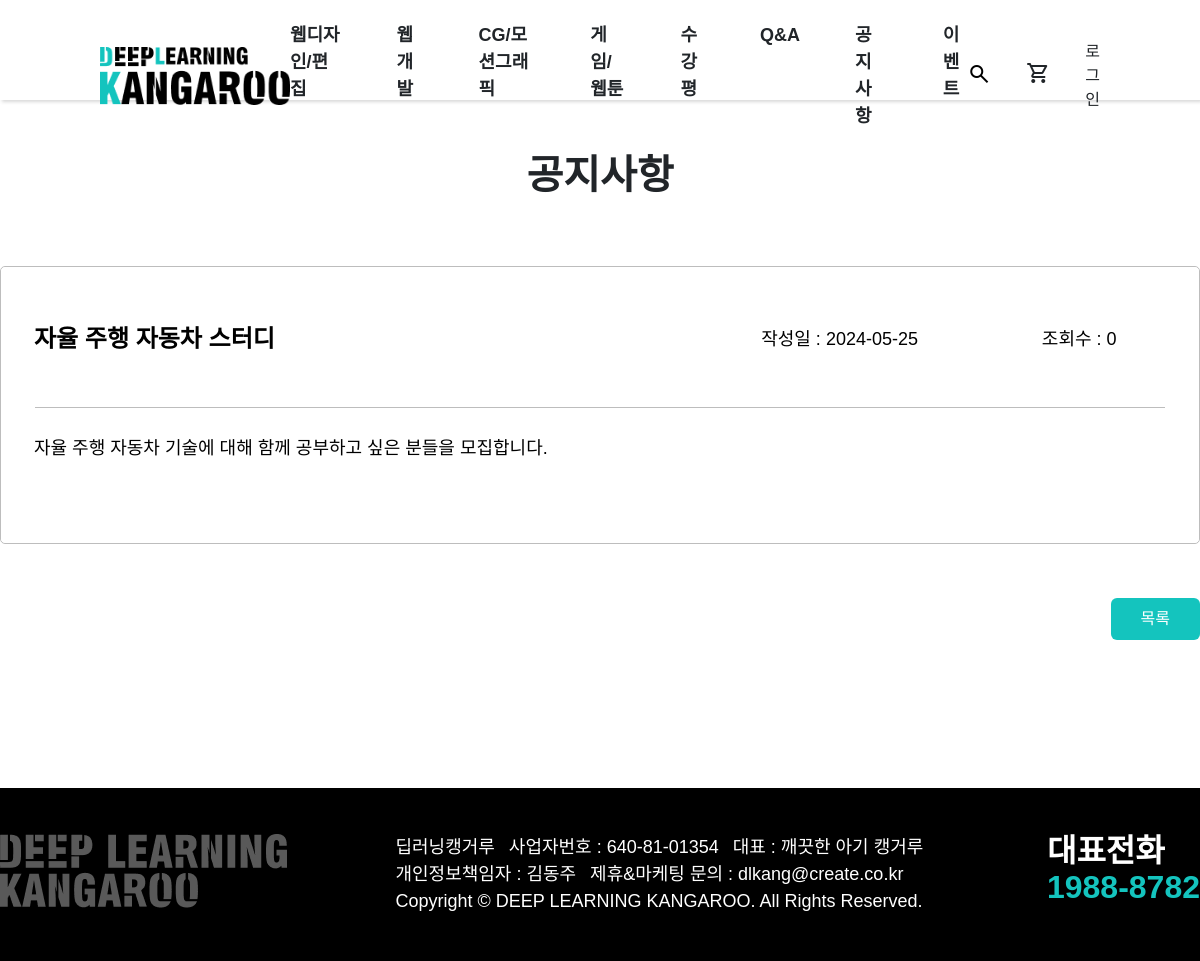
The page /user/u_notice_view.php?idx=23 on the database its author committed.
### tables this page shows
CREATE TABLE `product_category` (
  `cid` int(11) NOT NULL,
  `code` varchar(10) NOT NULL,
  `pcode` varchar(10) NOT NULL,
  `name` varchar(100) NOT NULL,
  `step` tinyint(4) NOT NULL
);

CREATE TABLE `notice_board` (
  `idx` int(11) NOT NULL,
  `title` varchar(100) NOT NULL,
  `contents` text DEFAULT NULL,
  `date` date NOT NULL,
  `hit` int(11) DEFAULT NULL
);

### user/u_notice_view.php (the view, shortened to what this page needs)
<?php
$css1 = ' <link rel="stylesheet" href="./css/u_notice_qna.css">';
include_once $_SERVER['DOCUMENT_ROOT'] . '/clean_kangaroo/admin/dbcon.php';
include_once $_SERVER['DOCUMENT_ROOT'] . '/clean_kangaroo/user/u_header.php';
$idx = $_GET['idx'];
$sql = "SELECT * FROM notice_board WHERE idx={$idx}";
$result = $mysqli->query($sql);
$row = $result->fetch_object();
?>
<main class="u_body">
  <div class="wrapper usergrid">
    <h3 class="h3 view">공지사항</h3>
    <table class="u_notice table view body3">
      <thead class="notice_viewhead">
        <tr>
          <th colspan="3" scope="col"><?= $row->title; ?></th>
          <th class="body3" scope="col">작성일 : <?= $row->date; ?></th>
          <th class="body3" scope="col">조회수 : <?= $row->hit; ?></th>
        </tr>
      </thead>
      <tbody class="notice_viewd body3">
        <tr>
          <td colspan="5" scope="col">
            <?= $row->contents; ?>
          </td>
        </tr>
      </tbody>
    </table>
    <table>
      <tbody>
        <tr>
          <td class="listbtn df" colspan="5" scope="col"><a href="javascript:history.back();" class="primary_btn list">목록</a></td>
        </tr>
      </tbody>
    </table>
  </div>
</main>
<?php
include_once $_SERVER['DOCUMENT_ROOT'] . '/clean_kangaroo/user/footer.php';
?>

### user/u_header.php (shortened to what this page needs)
<?php
include_once $_SERVER['DOCUMENT_ROOT'] . '/clean_kangaroo/admin/dbcon.php';
$step1sql = "SELECT * from product_category where step=1 " ;
$step1result = $mysqli->query($step1sql);
while ($step1rs = $step1result->fetch_object()) {
  $cate1Arr[] = $step1rs;
}
?>
<!DOCTYPE html>
<html lang="en">
<head>
  <link href="https://cdn.jsdelivr.net/gh/sun-typeface/SUIT/fonts/static/woff2/SUIT.css" rel="stylesheet">
  <link href="https://cdn.jsdelivr.net/npm/bootstrap@5.3.3/dist/css/bootstrap.min.css" rel="stylesheet">
  <link rel="stylesheet" href="//code.jquery.com/ui/1.13.2/themes/base/jquery-ui.css">
  <link rel="stylesheet" href="/clean_kangaroo/css/common.css">
  <link rel="stylesheet" href="/clean_kangaroo/user/css/u_common.css">
  <?= $css1 ?? '' ?>
</head>
<body class="u_body">
  <header id="u_header">
    <div class="header_container df aic">
      <h1 class="u_logo">
        <a href="index.php">
          <img src="/clean_kangaroo/images/admin_header_logo.png" alt="">
        </a>
      </h1>
      <nav class="u_gnb_wrap">
        <ul class="u_gnb df">
          <?php
            if(isset($cate1Arr)){
              foreach($cate1Arr as $cate1){
          ?>
            <li><a href="/clean_kangaroo/user/u_lecture_list.php?pcode=<?= $cate1->code ?>&name=<?= $cate1->name ?>" class="body3b"><?= $cate1->name ?></a></li>
          <?php
              }
            }
          ?>
          <li><a href="u_review_list.php" class="body3b">수강평</a></li>
          <li><a href="u_qna_list.php" class="body3b">Q&A</a></li>
          <li><a href="u_notice_list.php" class="body3b">공지사항</a></li>
          <li><a href="u_event_list.php" class="body3b">이벤트</a></li>
        </ul>
      </nav>
      <div class="util_wrap df aic">
        <button class="u_search"><span class="material-symbols-outlined">search</span></button>
        <a href="cart.php" class="cart">
          <span class="material-symbols-outlined">shopping_cart</span>
        </a>
        <?php
          if (!isset($_SESSION['UID'])) {
        ?>
            <a href="/clean_kangaroo/user/u_login.php">로그인</a>
        <?php
          } else {
        ?>
            <a href="/clean_kangaroo/user/mypage_lecture.php"><?=$_SESSION['UNAME']?>님</a>
        <?php
              }
          ?>
      </div>
    </div>
  </header>

### css/common.css (style rules this page uses)
:root { --font-size: 16px; --font-bold:700; --black: #000; --white: #fff; --body-l:calc(var(--font-size) + 6px); --body-sl:calc(var(--font-size) + 4px); --body-m:calc(var(--font-size) + 2px); --body-s:calc(var(--font-size) - 2px); }
body { --C-primary: #14C4BE; --C-secondary: #FF861E; --C-black: #000; --C-white: #fff; --C-hover: #0E8A85; --C-active: #5AD6D1; --C-disable: #BDBDBD; --C-gray: #333; }
body { font-family: 'SUIT', sans-serif; padding-left: 300px; padding-top: 180px; overflow-x: hidden; }
.u_body { padding: 0; }
.usergrid { width: 1200px; margin: 0 auto; overflow: hidden; }
.df { display: flex; }
.aic { align-items: center; }
h1 { font-size: 50px; font-weight: bold; font-family: 'SUIT', sans-serif; font-size: var(--font-size); line-height: 1.4; font-weight: 400; }
.h1, .h2, .h3, .h4 { line-height: 1.1; }
.h1, .h2, .h3, .h4, .body1b, .body2b, .body3b, .body4b, .body5b { font-weight: var(--font-bold); }
.h3 { font-size: 40px; }
.body3b { font-size: var(--body-m); }
.body3 { font-size: var(--body-m); }
.primary_btn { display: inline-block; background: var(--C-primary); border-radius: 6px; text-align: center; line-height: 22.4px; font-size: 16px; color: #fff; padding: 10px 30px; text-transform: capitalize; font-family: 'SUIT', sans-serif; cursor: pointer; transition: 0.2s; }
#u_header { height: 100px; padding: 22px 100px; position: relative; box-shadow: 2px 2px 3px rgba(107, 107, 107, 0.25); }
#u_header .header_container { width: 100%; justify-content: space-between; }
.u_logo img { width: 190px; }
.u_gnb { gap: 55px; }
.util_wrap { gap: 35px; }
.cart { position: relative; }
.table>thead th { height: 70px; background: #dadada; border-top: 2px solid #000; border-bottom: 2px solid #000; }
.table>tbody tr td { border-bottom: 1px solid var(--C-gray); padding: 0; padding: 30px 0; }

### user/css/u_notice_qna.css (style rules this page uses)
body { padding: 0; }
.wrapper .h3 { font-family: 'SUIT'; text-transform: uppercase; text-align: center; padding : 54px 0; margin: 0 auto; }
.h3.view { padding : 54px 0 0; }
thead tr th { padding: 27px 0; background-color: #bdbdbd; border: #bdbdbd; }
thead { border-color: #bdbdbd; }
.u_notice.table.body3 { border: 1px solid #bdbdbd; border-radius: 5px; width: 1200px; }
.u_notice.table.view { margin: 68px auto 0; }
.table>thead th { padding: 24px 0; background: white; border-top: 0 solid #000; border-bottom: 0 solid #000; }
.table>thead th { border-left: 1px solid #bdbdbd; }
.table>thead th:first-child { border-left: 0px; }
.table>thead tr:first-child th:first-child { border-top-left-radius: 5px; }
.table>thead tr:last-child th:last-child { border-top-right-radius: 5px; }
.table>tbody tr:last-child td:last-child { border-bottom-right-radius: 5px; }
.table>tbody tr td { border-bottom: 0px solid #bdbdbd; padding: 24px 0; border-right: 0px solid #bdbdbd; }
.table>tbody tr:last-child td:first-child { border-bottom-left-radius: 5px; }
.table>tbody tr td:first-child { border-left: 0px solid #bdbdbd; }
.notice_viewhead tr { padding: 54px 0; }
.notice_viewhead tr th:first-child, .notice_viewd tr td:first-child { text-align: left; padding-left:33px; padding-right:33px; }
.notice_viewhead tr { position: relative; }
.notice_viewhead tr th:last-child:after { content: ''; position: absolute; width: 1130px; height: 1px; left: 34px; top: 140px; background: #BDBDBD; }
.notice_viewd tr td:first-child { padding-bottom: 81px; }
.notice_viewd.body3 { text-align: left; border-top:1px solid #dbdbdb; }
.notice_viewhead tr th:nth-child(2), .notice_viewhead tr th:nth-child(3) { font-weight: normal; }
.notice_viewhead tr th:first-child { padding-top: 54px; padding-bottom: 54px; border-bottom: none; font-size: 24px; font-weight: bold; }
.notice_viewhead tr .body3 { border:none; }
.listbtn { margin: 0 auto; width: 1200px; justify-content: end; }
.primary_btn.list { margin:54px 0; }
.wrapper.usergrid { margin-bottom: 72px; }

### rows shown on the page
product_category: name "웹디자인/편집"
product_category: name "웹 개발"
product_category: name "CG/모션그래픽"
product_category: name "게임/웹툰"
notice_board: title "자율 주행 자동차 스터디", date "2024-05-25", hit "0", contents "자율 주행 자동차 기술에 대해 함께 공부하고 싶은 분들을 모집합니다."
